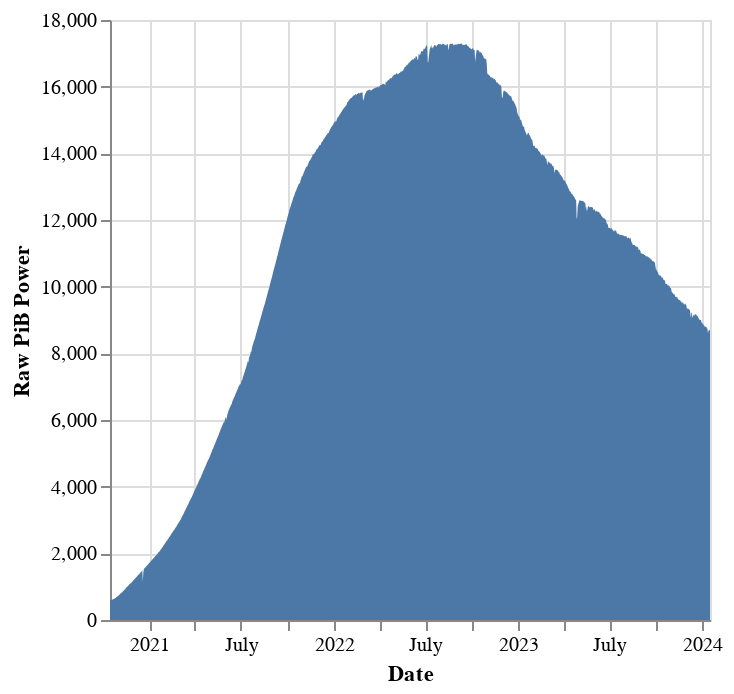

Notebook code for this chart:
### Markdown cell above
### Storage Provider Raw PiB Power

### Code cell
# | output: true

c = (
    alt.Chart(
        storage_provider_power_df.groupby("date")
        .sum()["raw_power_pibs"]
        .reset_index()
    )
    .mark_area()
    .encode(
        x=alt.X("date:T", title="Date"),
        y=alt.Y("raw_power_pibs:Q", title="Raw PiB Power"),
        tooltip=["date", "raw_power_pibs"],
    )
    .properties(width="container")
)

c.display()

### Figure 1 — Vega-Lite specification as saved in the notebook (floating-point values rounded to 4 significant figures; data arrays with more than 128 entries replaced by an {"elided": "..."} marker saying what was removed)
{"usermeta": {"embedOptions": {"theme": "powerbi"}}, "config": {"view": {"continuousWidth": 300, "continuousHeight": 300}}, "data": {"name": "data-ee5a99386efedeb02ce13eb694eb0d1f"}, "mark": {"type": "area"}, "encoding": {"tooltip": [{"field": "date", "type": "temporal"}, {"field": "raw_power_pibs", "type": "quantitative"}], "x": {"field": "date", "title": "Date", "type": "temporal"}, "y": {"field": "raw_power_pibs", "title": "Raw PiB Power", "type": "quantitative"}}, "width": "container", "$schema": "https://vega.github.io/schema/vega-lite/v5.16.3.json", "datasets": {"data-ee5a99386efedeb02ce13eb694eb0d1f": {"elided": "1189 records"}}}
